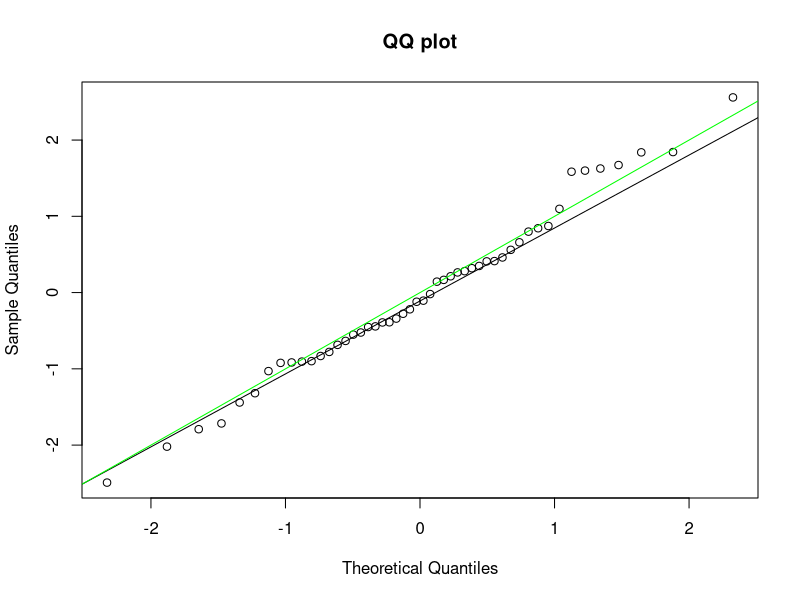
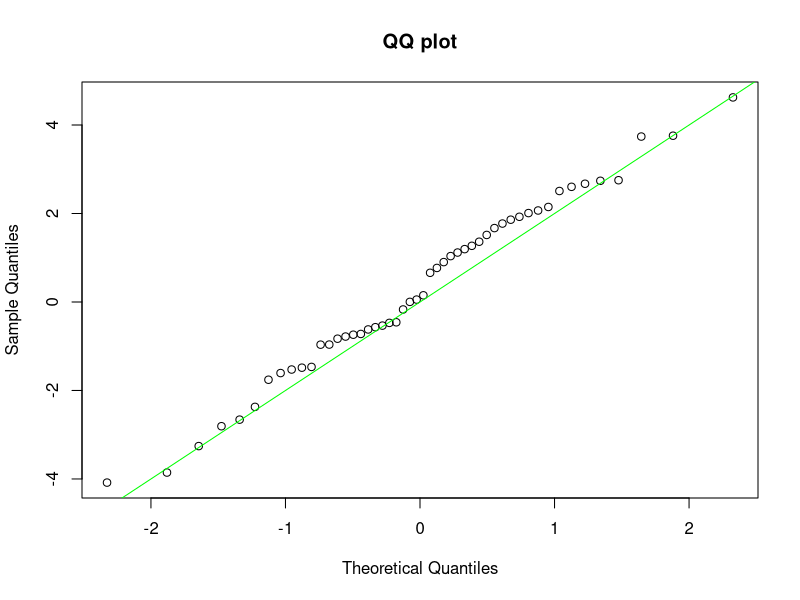
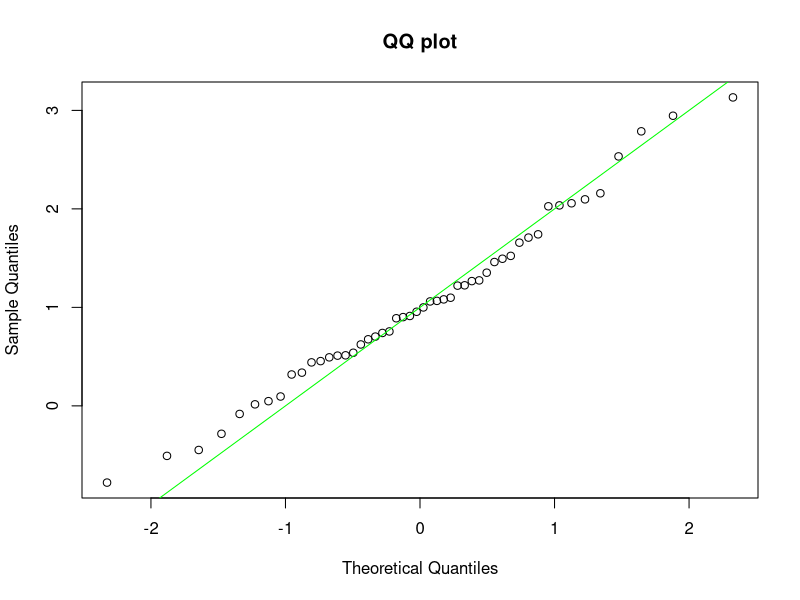
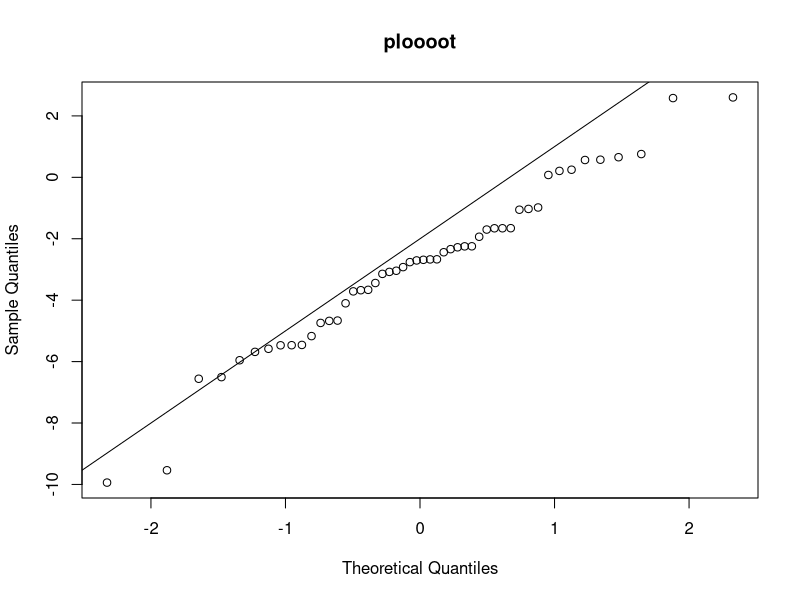
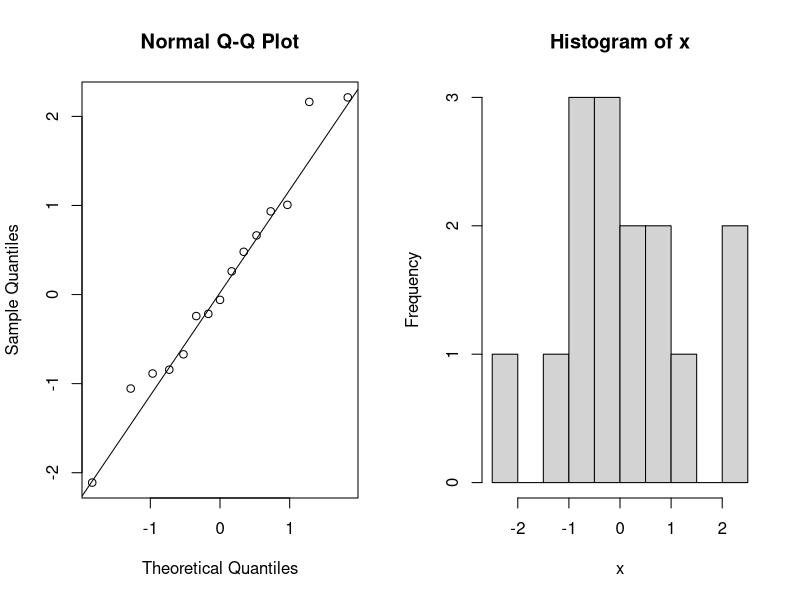
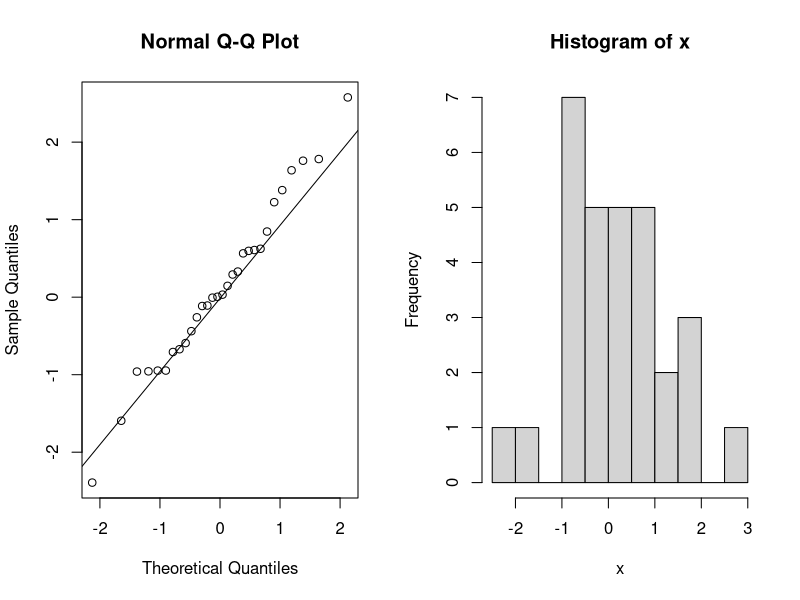
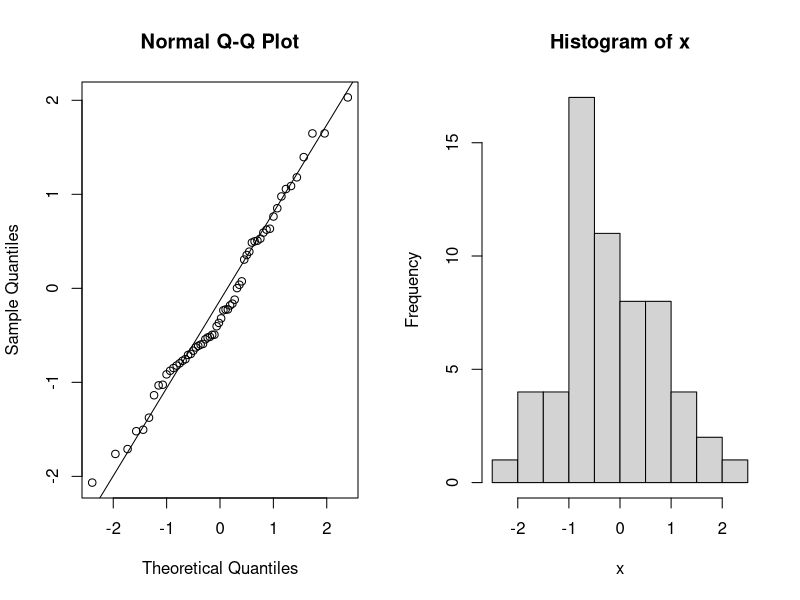
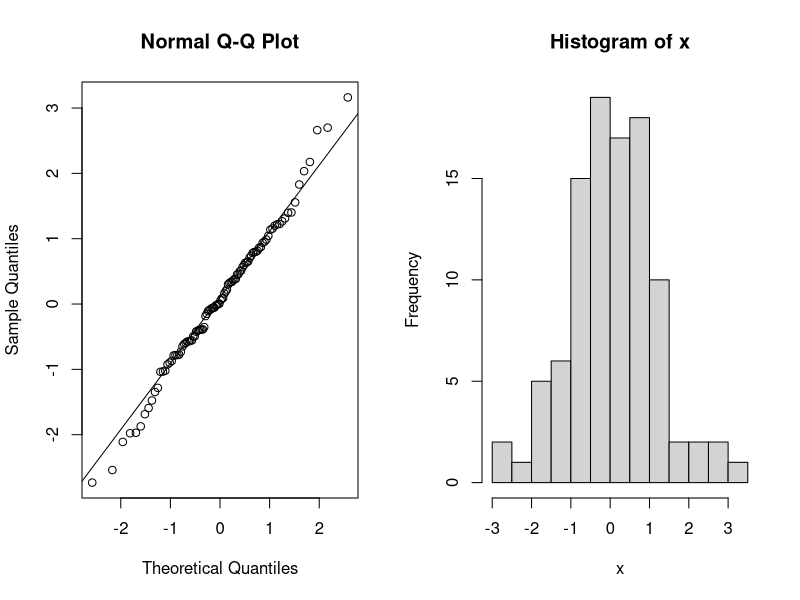

The R script that drew these images, in order:
## ---- chunk 1
#simulationer
n1=rnorm(50,0,1)
n2=rnorm(50,0,2)
n3=rnorm(50,1,1)
## ---- chunk 2
qqnorm(n1,main="QQ plot")
qqline(n1)
abline(a=0,b=1,col="green")
## ---- chunk 3
qqnorm(n2,main="QQ plot")

abline(a=0,b=2,col="green")
## ---- chunk 4
qqnorm(n3,main="QQ plot")

abline(a=1,b=1,col="green")
## ---- chunk 5
n4=rnorm(50,-2,3)
qqnorm(n4,main="ploooot")
abline(-2,3)
## ---- chunk 6
x=c(0.25,0.5,0.75)
#vi finder de teoretiske kvartiler
kv=sqrt(-log(1-x))
kv

## ---- chunk 7
#simulation 
s=rexp(10^6,1)
ks=sqrt(s)
fivenum(ks)
## ---- chunk 8
x <- rnorm(15)    # random sample of size 15 from N(0,1)
par(mfrow=c(1,2)) # set up to place 2 graphs side by side
qqnorm(x)
qqline(x)
hist(x,breaks=10)

## ---- chunk 9
x <- rnorm(30)    # random sample of size 15 from N(0,1)
par(mfrow=c(1,2)) # set up to place 2 graphs side by side
qqnorm(x)
qqline(x)
hist(x,breaks=10)

## ---- chunk 10
x <- rnorm(60)    # random sample of size 15 from N(0,1)
par(mfrow=c(1,2)) # set up to place 2 graphs side by side
qqnorm(x)
qqline(x)
hist(x,breaks=10)

## ---- chunk 11
x <- rnorm(100)    # random sample of size 15 from N(0,1)
par(mfrow=c(1,2)) # set up to place 2 graphs side by side
qqnorm(x)
qqline(x)
hist(x,breaks=10)

## ---- chunk 12
x<-rexp(1e6)
m=mean(x)
s=sd(x)
#middelværdi
m
#spredning
s
z=(x-m)/s
#skævhed
mean(z^3)
#kurtosis
mean(z^4)
